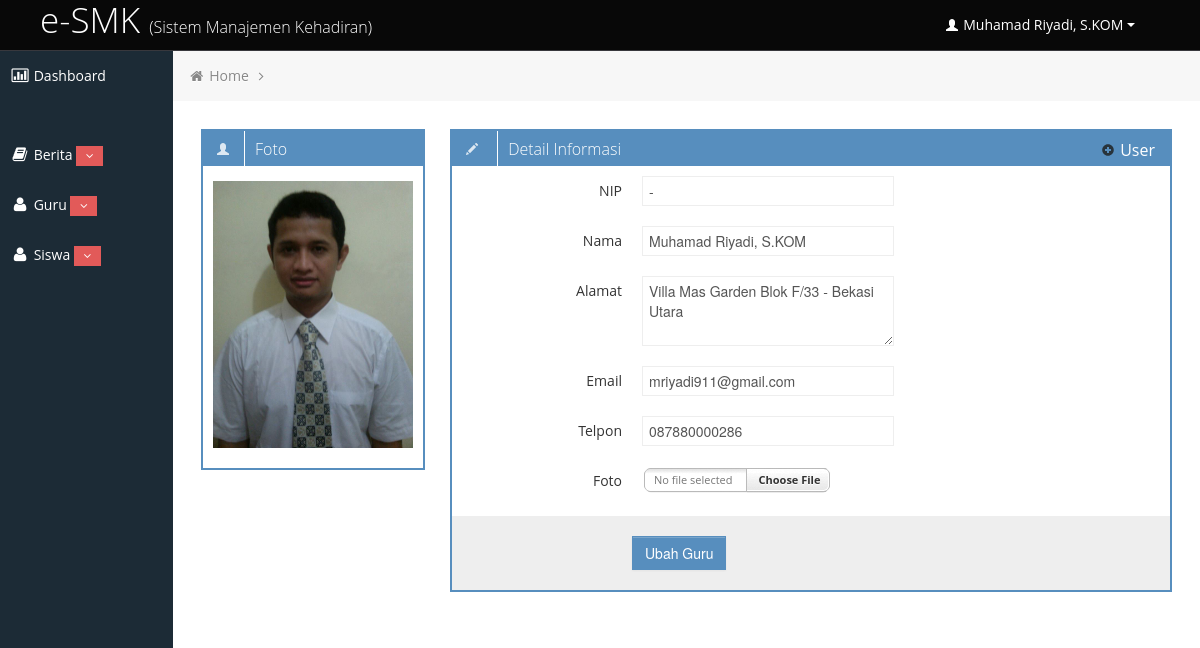
The page /user_read.php (signed in) on the database its author committed.
### tables this page shows
CREATE TABLE IF NOT EXISTS `t_guru` (
  `id_guru` int(11) NOT NULL AUTO_INCREMENT,
  `nip` varchar(20) NOT NULL,
  `nm_guru` varchar(255) NOT NULL,
  `alamat` text NOT NULL,
  `tlp` varchar(255) NOT NULL,
  `email` varchar(255) NOT NULL,
  `foto` varchar(255) NOT NULL,
  `id_input` int(11) NOT NULL,
  `tgl_update` datetime NOT NULL,
  PRIMARY KEY (`id_guru`)
);

### user_read.php (the view, shortened to what this page needs)
<?php require 'config.php'; ?>
<?php include 'header.php'; ?>
<?php include 'nav.php'; ?>
<?php include 'sidebar.php'; ?>
<?php
$id = $_SESSION['ADMIN']['id_guru'];
$sql = 'SELECT * FROM t_guru WHERE id_guru = ?';
$row = $config -> prepare($sql);
$row -> execute(array($id));
$hasil = $row -> fetch();
?>
<div id="content" class="span10">
    <ul class="breadcrumb">
        <li>
            <i class="icon-home"></i>
            <a href="index.php">Home</a>
            <i class="icon-angle-right"></i>
        </li>
    </ul>
    <div class="row-fluid sortable">
        <div class="box span3">
            <div class="box-header" data-original-title>
                <h2><i class="halflings-icon user white"></i><span class="break"></span>Foto</h2>
            </div>
            <div class="box-content">
                <div class="control-group">
                            <div class="controls">
                                <?php if(file_exists('assets/img/guru/'.$hasil['foto']) && !empty($hasil['foto'])){ ?>
                                <img src="assets/img/guru/<?php echo $hasil['foto']; ?>" style="width: 100%;" />
                                <?php }else{?>
                                <img src="assets/img/noImg.png" style="width: 100%;" />
                                <?php }?>
                            </div>
                        </div>
            </div>
        </div>
        <div class="box span9">
            <div class="box-header">
                <h2>
                    <i class="halflings-icon pencil white"></i>
                        Detail Informasi
                </h2><div class="box-icon">
                    <a href="user_edit.php?id=<?php echo $hasil['id_guru']; ?>"><i class="halflings-icon plus-sign"></i> <span style="color: white">User</span></a>
                </div>
            </div>
            <div class="box-content">
                <form class="form-horizontal" method="POST" action="guru_proses_edit.php" enctype="multipart/form-data">
                    <fieldset>
                        <div class="control-group">
                            <label class="control-label" for="typeahead">NIP </label>
                            <div class="controls">
                                <input type="text" class="span6" id="nip" name="nip" data-items="4" value="<?php echo $hasil['nip']; ?>" required="required"/>
                            </div>
                        </div>
                        <div class="control-group">
                            <label class="control-label" for="typeahead">Nama </label>
                            <div class="controls">
                                <input type="text" class="span6" id="nm_guru" name="nm_guru" data-items="4" value="<?php echo $hasil['nm_guru']; ?>" required="required"/>
                            </div>
                        </div>
                        <div class="control-group">
                            <label class="control-label" for="typeahead">Alamat </label>
                            <div class="controls">
                                <textarea  name="alamat" rows="3" class="span6" required="required"><?php echo $hasil['alamat']; ?></textarea>
                            </div>
                        </div>
                        <div class="control-group">
                            <label class="control-label" for="typeahead">Email </label>
                            <div class="controls">
                                <input type="email" class="span6" id="email" name="email" value="<?php echo $hasil['email']; ?>" required="required"/>
                            </div>
                        </div>
                        <div class="control-group">
                            <label class="control-label" for="typeahead">Telpon </label>
                            <div class="controls">
                                <input type="number" class="span6" id="tlp" name="tlp" value="<?php echo $hasil['tlp']; ?>" required="required"/>
                            </div>
                        </div>
                        <div class="control-group">
                            <label class="control-label" for="fileInput">Foto</label>
                            <div class="controls">
                            </div>
                        </div>
                        <div class="form-actions">
                            <button type="submit" class="btn btn-primary" name="proses">Ubah Guru</button>
                        </div>
                    </fieldset>
                </form>
            </div>
        </div>
    </div>
</div>
<?php include 'nav-foot.php'; ?>
<?php include 'footer.php'; ?>

### assets/css/style.css (style rules this page uses)
body { background: #F5F5F5; color: #333; border: none; font-family: 'Open Sans', sans-serif; font-weight: 400; }
a { color: #646464; }
h2 { font-size: 16px; line-height: 16px; }
#content { background: #ffffff; filter: none; min-height: 100%; padding: 20px 20px; position: relative; }
.breadcrumb { margin: -28px -28px 28px -28px; line-height: 34px; background: #F7F7F7; border: 0px; color: #888; -webkit-box-shadow: none; -moz-box-shadow: none; box-shadow: none; -webkit-border-radius: 0px; -moz-border-radius: 0px; border-radius: 0px; }
.breadcrumb a { color: #888; text-shadow: 0px 1px 1px #fff; }
.box { border: 2px solid #578EBE; background: #fff !important; margin-bottom: 28px; }
.box-header { height: 16px; font-size: 16px; line-height: 16px; padding: 10px; background: #578EBE; -webkit-box-shadow: none; -moz-box-shadow: none; box-shadow: none; overflow: hidden; }
.box-header h2 { float:left; margin-top: 0px; font-weight: 300; }
.box-header .box-icon, .box-header h2 { color:#fff; }
.box-header h2 i { margin: 0px 3px 0px 4px; opacity: .8; filter: alpha(opacity=80); -ms-filter:"progid:DXImageTransform.Microsoft.Alpha(Opacity=80)"; }
.box-header .box-icon { float:right; margin-top: 1px; }
.box-header .box-icon i { -webkit-transition: all 0.1s ease-in-out; -moz-transition: all 0.1s ease-in-out; -o-transition: all 0.1s ease-in-out; -ms-transition: all 0.1s ease-in-out; transition: all 0.1s ease-in-out; opacity: .8; filter: alpha(opacity=80); -ms-filter:"progid:DXImageTransform.Microsoft.Alpha(Opacity=80)"; }
.box-header .box-icon a { margin: 0px 5px; }
.box-content { position: relative; z-index: 50; margin-top: -1px; padding: 10px; background: #fff !important; }
.form-actions { padding: 19px 20px 20px; margin: 20px -10px -30px -10px; background-color: #eee; border-top: 1px solid #eee; *zoom: 1; }
.form-actions:before, .form-actions:after { display: table; line-height: 0; content: ""; }
.form-actions:after { clear: both; }
.btn { display: inline-block; padding: 6px 12px; margin-bottom: 0; font-size: 14px; font-weight: 500; line-height: 20px; text-align: center; white-space: nowrap; vertical-align: middle; cursor: pointer; border: 1px solid #a7a9aa; -webkit-border-radius: 0px !important; border-radius: 0px !important; }
.btn { color: #ffffff; background-color: #a7a9aa; border-color: #a7a9aa; background-image: none; filter: none; text-shadow: none; }
.btn-primary { background-color: #578EBE; border-color: #578EBE; }

### assets/css/style-responsive.css (style rules this page uses)
@media (min-width: 1200px) { #content { width: 85.578%; padding: 28px; margin: 0px 0px; margin-left: 14.422% !important; } }

### assets/css/halflings.css (style rules this page uses)
html, html .halflings { -webkit-font-smoothing: antialiased !important; }
.halflings-icon { display: inline-block; width: 14px; height: 14px; line-height: 14px; vertical-align: text-top; background-image: url(../img/glyphicons_halflings.svg); background-position: 0 0; background-repeat: no-repeat; vertical-align: top; *display: inline; *zoom: 1; *margin-right: .3em; }
.halflings-icon.white { background-image: url(../img/glyphicons_halflings-white.svg); }
.halflings-icon.user { background-position: -168px 0; }
.halflings-icon.pencil { background-position: 0 -72px; }
.halflings-icon.plus-sign { background-position: 0 -96px; }

### header.php (style rules this page uses)
body { background: url(img/bg-login.jpg) !important; }

### rows shown on the page
t_guru: foto (picture), nip "-", nm_guru "Muhamad Riyadi, S.KOM", alamat "Villa Mas Garden Blok F/33 - Bekasi Utara", email "mriyadi911@gmail.com", tlp "087880000286"

### other values the page prints
$_SESSION['ADMIN']['nm_guru'] "Muhamad Riyadi, S.KOM"
